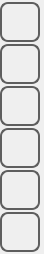
<?xml version="1.0" encoding="UTF-8"?>
<ui version="4.0">
 <class>trend_other</class>
 <widget class="QWidget" name="trend_other">
  <property name="geometry">
   <rect>
    <x>0</x>
    <y>0</y>
    <width>44</width>
    <height>254</height>
   </rect>
  </property>
  <property name="minimumSize">
   <size>
    <width>40</width>
    <height>200</height>
   </size>
  </property>
  <property name="maximumSize">
   <size>
    <width>44</width>
    <height>254</height>
   </size>
  </property>
  <property name="windowTitle">
   <string>trend_other</string>
  </property>
  <property name="styleSheet">
   <string notr="true">QWidget
{
	font: 16pt &quot;Ubuntu&quot;;
}
QPushButton
{
	font: 20pt &quot;Ubuntu&quot;;
}</string>
  </property>
  <layout class="QVBoxLayout" name="verticalLayout">
   <property name="spacing">
    <number>0</number>
   </property>
   <property name="margin">
    <number>0</number>
   </property>
   <item>
    <widget class="QPushButton" name="pushButtonHome">
     <property name="minimumSize">
      <size>
       <width>40</width>
       <height>40</height>
      </size>
     </property>
     <property name="maximumSize">
      <size>
       <width>40</width>
       <height>40</height>
      </size>
     </property>
     <property name="focusPolicy">
      <enum>Qt::NoFocus</enum>
     </property>
     <property name="styleSheet">
      <string notr="true">QPushButton
{
border: 2px solid  rgb(94, 94, 94);
border-radius: 8px;
qproperty-icon: url(:/systemicons/img/Home.png);
qproperty-iconSize: 24px 24px;
qproperty-focusPolicy: NoFocus;
}
QPushButton:pressed
{
border: 2px solid  rgb(194, 194, 194);
background-color:  rgb(255, 255, 127);
}
QPushButton:disabled
{
border: 2px solid  rgb(194, 194, 194);
}
</string>
     </property>
     <property name="text">
      <string/>
     </property>
    </widget>
   </item>
   <item>
    <widget class="QPushButton" name="pushButtonBack">
     <property name="sizePolicy">
      <sizepolicy hsizetype="Minimum" vsizetype="Fixed">
       <horstretch>60</horstretch>
       <verstretch>60</verstretch>
      </sizepolicy>
     </property>
     <property name="minimumSize">
      <size>
       <width>40</width>
       <height>40</height>
      </size>
     </property>
     <property name="maximumSize">
      <size>
       <width>40</width>
       <height>40</height>
      </size>
     </property>
     <property name="focusPolicy">
      <enum>Qt::NoFocus</enum>
     </property>
     <property name="styleSheet">
      <string notr="true">QPushButton
{
border: 2px solid  rgb(94, 94, 94);
border-radius: 8px;
qproperty-icon: url(:/systemicons/img/Go_back.png);
qproperty-iconSize: 24px 24px;
qproperty-focusPolicy: NoFocus;
}
QPushButton:pressed
{
border: 2px solid  rgb(194, 194, 194);
background-color:  rgb(255, 255, 127);
}
QPushButton:disabled
{
border: 2px solid  rgb(194, 194, 194);
}
</string>
     </property>
     <property name="text">
      <string/>
     </property>
    </widget>
   </item>
   <item>
    <widget class="QPushButton" name="pushButtonTime">
     <property name="minimumSize">
      <size>
       <width>40</width>
       <height>40</height>
      </size>
     </property>
     <property name="maximumSize">
      <size>
       <width>40</width>
       <height>40</height>
      </size>
     </property>
     <property name="focusPolicy">
      <enum>Qt::NoFocus</enum>
     </property>
     <property name="styleSheet">
      <string notr="true">QPushButton
{
border: 2px solid  rgb(94, 94, 94);
border-radius: 8px;
qproperty-icon: url(:/systemicons/img/Clock.png);
qproperty-iconSize: 24px 24px;
qproperty-focusPolicy: NoFocus;
}
QPushButton:pressed
{
border: 2px solid  rgb(194, 194, 194);
background-color:  rgb(255, 255, 127);
}
QPushButton:disabled
{
border: 2px solid  rgb(194, 194, 194);
}
</string>
     </property>
     <property name="text">
      <string/>
     </property>
    </widget>
   </item>
   <item>
    <widget class="QPushButton" name="pushButtonOnline">
     <property name="minimumSize">
      <size>
       <width>40</width>
       <height>40</height>
      </size>
     </property>
     <property name="maximumSize">
      <size>
       <width>40</width>
       <height>40</height>
      </size>
     </property>
     <property name="focusPolicy">
      <enum>Qt::NoFocus</enum>
     </property>
     <property name="styleSheet">
      <string notr="true">QPushButton
{
border: 2px solid  rgb(94, 94, 94);
border-radius: 8px;
qproperty-icon: url(:/systemicons/img/Sync.png);
qproperty-iconSize: 24px 24px;
qproperty-focusPolicy: NoFocus;
}
QPushButton:pressed
{
border: 2px solid  rgb(194, 194, 194);
background-color:  rgb(255, 255, 127);
}
QPushButton:disabled
{
border: 2px solid  rgb(194, 194, 194);
}
</string>
     </property>
     <property name="text">
      <string/>
     </property>
     <property name="checkable">
      <bool>false</bool>
     </property>
     <property name="checked">
      <bool>false</bool>
     </property>
    </widget>
   </item>
   <item>
    <widget class="QPushButton" name="pushButtonPan">
     <property name="sizePolicy">
      <sizepolicy hsizetype="Minimum" vsizetype="Fixed">
       <horstretch>60</horstretch>
       <verstretch>60</verstretch>
      </sizepolicy>
     </property>
     <property name="minimumSize">
      <size>
       <width>40</width>
       <height>40</height>
      </size>
     </property>
     <property name="maximumSize">
      <size>
       <width>40</width>
       <height>40</height>
      </size>
     </property>
     <property name="focusPolicy">
      <enum>Qt::NoFocus</enum>
     </property>
     <property name="styleSheet">
      <string notr="true">QPushButton
{
border: 2px solid  rgb(94, 94, 94);
border-radius: 8px;
qproperty-icon: url(:/systemicons/img/Expand.png);
qproperty-iconSize: 24px 24px;
qproperty-focusPolicy: NoFocus;
}
QPushButton:pressed
{
border: 2px solid  rgb(194, 194, 194);
background-color:  rgb(255, 255, 127);
}
QPushButton:disabled
{
border: 2px solid  rgb(194, 194, 194);
}
</string>
     </property>
     <property name="text">
      <string/>
     </property>
    </widget>
   </item>
   <item>
    <widget class="QPushButton" name="pushButtonScreenshot">
     <property name="minimumSize">
      <size>
       <width>40</width>
       <height>40</height>
      </size>
     </property>
     <property name="maximumSize">
      <size>
       <width>40</width>
       <height>40</height>
      </size>
     </property>
     <property name="focusPolicy">
      <enum>Qt::NoFocus</enum>
     </property>
     <property name="autoFillBackground">
      <bool>false</bool>
     </property>
     <property name="styleSheet">
      <string notr="true">QPushButton
{
border: 2px solid  rgb(94, 94, 94);
border-radius: 8px;
qproperty-icon: url(:/systemicons/img/Camera.png);
qproperty-iconSize: 24px 24px;
qproperty-focusPolicy: NoFocus;
}
QPushButton:pressed
{
border: 2px solid  rgb(194, 194, 194);
background-color:  rgb(255, 255, 127);
}
QPushButton:disabled
{
border: 2px solid  rgb(194, 194, 194);
}
</string>
     </property>
     <property name="text">
      <string/>
     </property>
    </widget>
   </item>
  </layout>
 </widget>
 <resources/>
 <connections/>
</ui>
